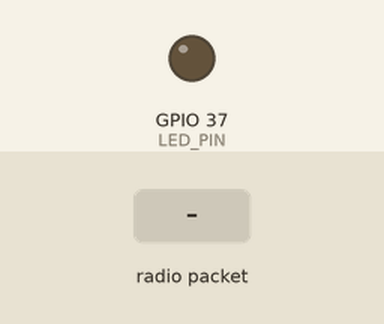
Bench run of a sketch on a simulated ESP32-S3. Shown: output pins drawn as LEDs (lit = HIGH). Dashed ring = blinking. Inputs (shaded band) come from the test bench. WiFi joins after 1.5 s; servers stay silent unless stated; no radio packets arrive unless stated; no MQTT or app messages arrive unless stated; what the sketch prints to the serial monitor is not drawn.

Above: at 0.0 s.
At 1.1 s:
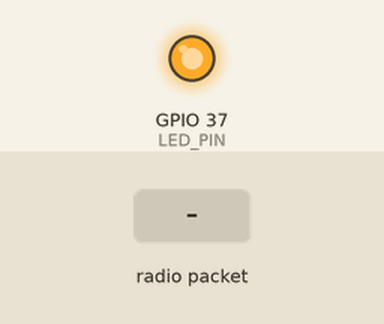
At 3.7 s:
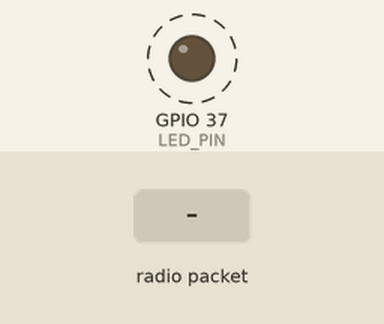
3.8 s: radio packet "1" arrives
Timing chart, 0 to 12.1 s (numbered marks = the images above; inputs shaded):
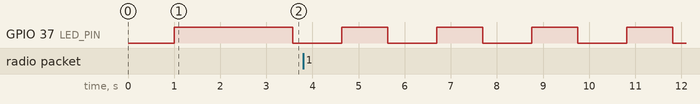

Measured:
- by itself, GPIO 37 (LED_PIN): alternates HIGH for 1.0 s and LOW for 1.1 s

The sketch:

LILYGO_T3S3_TEST.ino
```cpp
/*
 * LilyGO T3-S3 Basic Test - Samo za testiranje
 * Hardware: LilyGO T3-S3 v1.0 (ESP32-S3 + SX1262 LoRa)
 */

#include <WiFi.h>
#include <PubSubClient.h>
#include <SPI.h>
#include <LoRa.h>

// Pinovi za LilyGO T3-S3 sa SX1262
#define LORA_SCK_PIN        5
#define LORA_MISO_PIN       3
#define LORA_MOSI_PIN       6
#define LORA_SS_PIN         7
#define LORA_RST_PIN        8
#define LORA_DIO1_PIN       33
#define LED_PIN             37

// WiFi
const char* WIFI_SSID = "Brother RX3900";
const char* WIFI_PASSWORD = "brankobbb";

// MQTT
const char* MQTT_SERVER = "mqtt.obedio.local";
const char* MQTT_CLIENT_ID = "test_repeater";

WiFiClient wifiClient;
PubSubClient mqttClient(wifiClient);

void setup() {
  Serial.begin(115200);
  delay(1000);

  Serial.println("=== LilyGO T3-S3 Test ===");

  // LED
  pinMode(LED_PIN, OUTPUT);
  digitalWrite(LED_PIN, HIGH);

  // LoRa test
  SPI.begin(LORA_SCK_PIN, LORA_MISO_PIN, LORA_MOSI_PIN, LORA_SS_PIN);
  LoRa.setPins(LORA_SS_PIN, LORA_RST_PIN, LORA_DIO1_PIN);

  if (LoRa.begin(868100000)) {
    Serial.println("LoRa OK!");
    LoRa.setSpreadingFactor(12);
    LoRa.setSignalBandwidth(125000);
    LoRa.setTxPower(20);
  } else {
    Serial.println("LoRa FAIL!");
  }

  // WiFi test
  WiFi.begin(WIFI_SSID, WIFI_PASSWORD);
  Serial.print("WiFi connecting");

  int attempts = 0;
  while (WiFi.status() != WL_CONNECTED && attempts < 20) {
    delay(500);
    Serial.print(".");
    attempts++;
  }

  if (WiFi.status() == WL_CONNECTED) {
    Serial.println("\nWiFi OK!");
    Serial.print("IP: ");
    Serial.println(WiFi.localIP());
  } else {
    Serial.println("\nWiFi FAIL!");
  }

  // MQTT test
  mqttClient.setServer(MQTT_SERVER, 1883);
  if (mqttClient.connect(MQTT_CLIENT_ID)) {
    Serial.println("MQTT OK!");
  } else {
    Serial.println("MQTT FAIL!");
  }

  Serial.println("=== Test completed ===");
}

void loop() {
  // Blink LED
  digitalWrite(LED_PIN, HIGH);
  delay(1000);
  digitalWrite(LED_PIN, LOW);
  delay(1000);

  // Test LoRa send
  LoRa.beginPacket();
  LoRa.print("Test message ");
  LoRa.print(millis());
  LoRa.endPacket();

  Serial.println("LoRa message sent");

  // Check for LoRa receive
  int packetSize = LoRa.parsePacket();
  if (packetSize) {
    String message = "";
    while (LoRa.available()) {
      message += (char)LoRa.read();
    }
    Serial.print("LoRa received: ");
    Serial.println(message);
  }

  // MQTT keep alive
  mqttClient.loop();
}
```

HELTEC_LORA_V3_BUTTON.ino
```cpp

```
